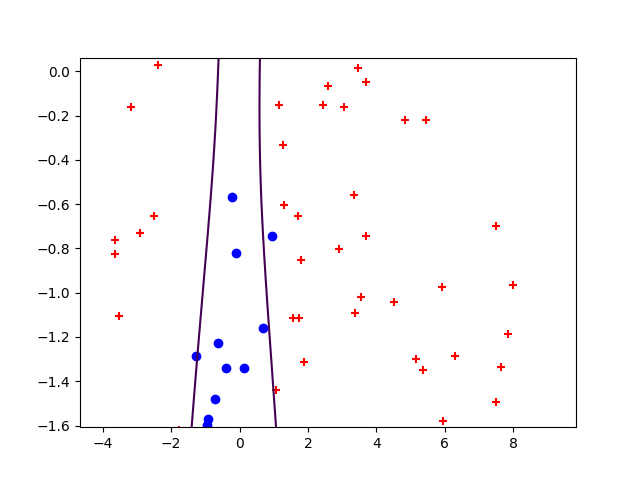

Python code for this plot:
# -*- coding: utf-8 -*-
from numpy import *
from pylab import *

tempX = [[float(a) for a in x.split()] for x in open("task3_x.dat").readlines()]
Y = [float(line) for line in open("task3_y.dat").readlines()]
max1 = -inf
min1 = inf
max2 = -inf
min2 = inf
X = []
for x1, x2 in tempX:
	max1 = max(x1, max1)
	min1 = min(x1, min1)
	max2 = max(x2, max2)
	min2 = min(x2, min2)
	X.append((1, x1, x2, x1**2, x1*x2, x2**2, x1**3, (x1**2)*x2, x1*(x2**2), x2**3,
		x1**4, (x1**3)*x2, (x1**2)*(x2**2), x1*(x2**3), x2**4,x1**5, (x1**4) * x2, (x1**3)*(x2**2), (x1**2)*(x2**3),
		x1*(x2**4), x2**5))
theta = ones((21,1))
m = size(Y)
time = 5000
alpha = 0.01
for i in range(m):
	if Y[i] == 1.0:
		scatter(X[i][1], X[i][2], c = 'r', marker = '+')
	else:
		scatter(X[i][1], X[i][2], c = 'b')
X = mat(X)
Y = mat(Y).T
for i in range(time):
	error = Y - 1.0 / (1.0 + exp(-X * theta))
	theta += alpha * X.T * error
x1 = arange(min1, max1, .01)
x2 = arange(min2, max2, .01)
x1, x2 = meshgrid(x1, x2)
f = theta[0, 0] + theta[1, 0]*x1 + theta[2, 0]*x2 + theta[3, 0]*x1**2 + theta[4, 0]*x1*x2 + theta[5, 0]*x2**2 \
	+ theta[6, 0]*x1**3+theta[7, 0]*(x1**2)*x2 + theta[8, 0]*x1*(x2**2) + theta[9, 0]*x2**3 + theta[10, 0]*x1**4 \
	+ theta[11, 0]*(x1**3)*x2 + theta[12, 0]*(x1**2)*(x2**2) +theta[13, 0]*x1*(x2**3) + theta[14, 0]*x2**4 + \
	+ theta[15, 0]*x1**5 + theta[16, 0]*(x1**4) * x2 + theta[17, 0]*(x1**3)*(x2**2) + theta[18, 0]*(x1**2)*(x2**3) \
	+ theta[19, 0]*x1*(x2**4) + theta[20, 0]*x2**5
plt.contour(x1, x2, f, 0)
plt.show()
